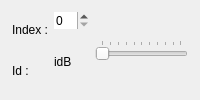
       <widget class="QWidget" name="widget_imageControls_B">
        <layout class="QHBoxLayout" name="horizontalLayout_2">
          <property name="leftMargin">
          <number>12</number>
          </property>
          <property name="topMargin">
          <number>12</number>
          </property>
          <property name="rightMargin">
          <number>12</number>
          </property>
          <property name="bottomMargin">
          <number>12</number>
          </property>
          <item>
          <layout class="QVBoxLayout" name="verticalLayout">
            <item>
            <widget class="QLabel" name="label_5">
              <property name="text">
              <string>Index :</string>
              </property>
            </widget>
            </item>
            <item>
            <widget class="QLabel" name="label_4">
              <property name="text">
              <string>Id :</string>
              </property>
            </widget>
            </item>
          </layout>
          </item>
          <item>
          <layout class="QVBoxLayout" name="verticalLayout_2">
            <item>
            <widget class="QSpinBox" name="spinBox_indexB">
              <property name="frame">
              <bool>false</bool>
              </property>
            </widget>
            </item>
            <item>
            <widget class="QLabel" name="label_idB">
              <property name="text">
              <string>idB</string>
              </property>
            </widget>
            </item>
          </layout>
          </item>
          <item>
          <widget class="QSlider" name="horizontalSlider_B">
            <property name="focusPolicy">
            <enum>Qt::ClickFocus</enum>
            </property>
            <property name="orientation">
            <enum>Qt::Horizontal</enum>
            </property>
            <property name="tickPosition">
            <enum>QSlider::TicksAbove</enum>
            </property>
          </widget>
          </item>
        </layout>
       </widget>
